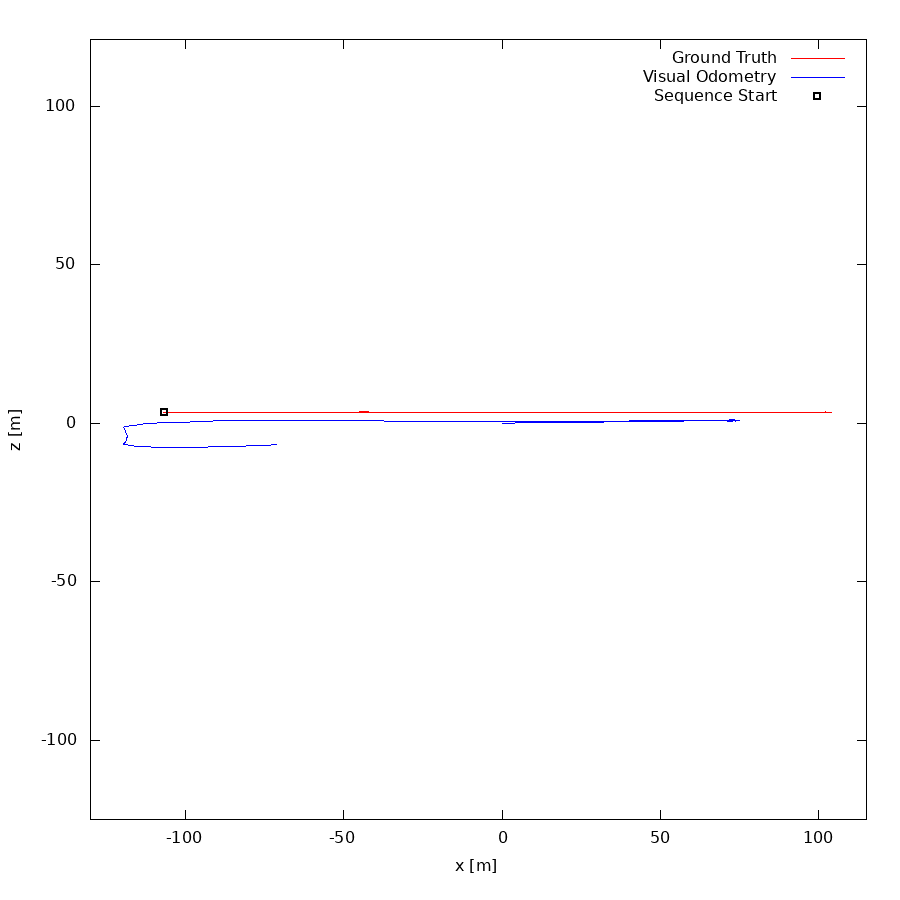

The script that drew this image:
set term postscript eps enhanced color
set output "05.eps"
set size ratio -1
set xrange [-130:115]
set yrange [-125:121]
set xlabel "x [m]"
set ylabel "z [m]"
plot "05.txt" using 1:2 lc rgb "#FF0000" title 'Ground Truth' w lines,"05.txt" using 3:4 lc rgb "#0000FF" title 'Visual Odometry' w lines,"< head -1 05.txt" using 1:2 lc rgb "#000000" pt 4 ps 1 lw 2 title 'Sequence Start' w points
